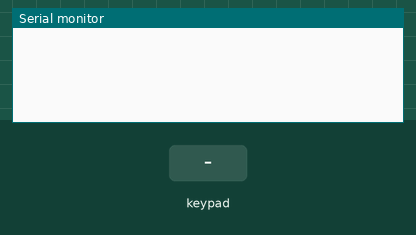
Recording of a sketch running on a simulated Arduino Uno, built with avr-gcc and run on an emulated ATmega328P. Shown: the last lines printed to the serial monitor. Inputs (shaded band) come from the test bench.

Above: at 1.2 s.
1.3 s: key '1' pressed
At 2.1 s:
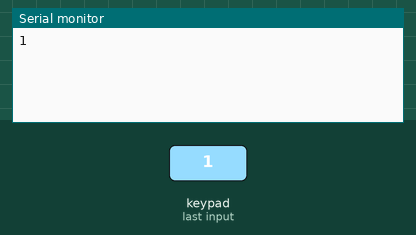
2.8 s: keypad keys 1 1 1 0 9 8 # pressed 0.4 s apart
At 6.4 s:
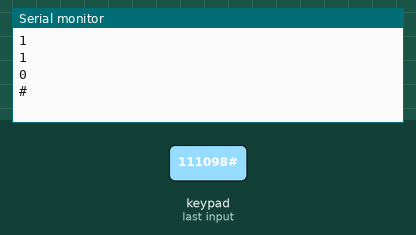
7.1 s: key 'A' pressed
At 7.8 s:
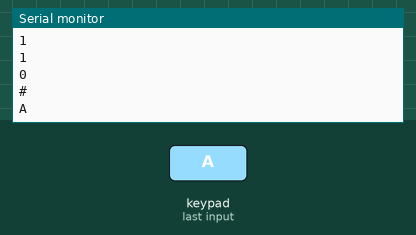
8.6 s: keypad keys 1 1 1 0 9 8 * pressed 0.4 s apart
At 11.8 s:
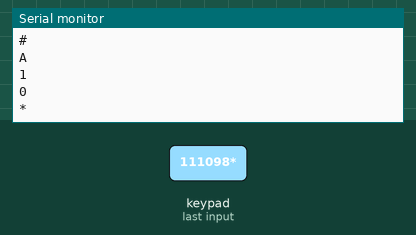
12.9 s: key 'B' pressed
At 14.1 s:
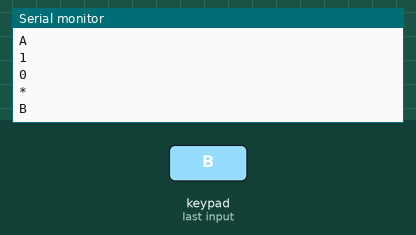
14.4 s: keypad keys 1 1 1 0 9 8 D pressed 0.4 s apart
At 17.4 s:
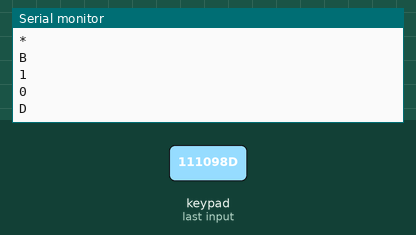

Measured:
- after the input at 1.3 s, the serial monitor: prints a new line at once (image 1)
- after the input at 2.8 s, the serial monitor: prints a new line after 1.2 s (image 2)
- after the input at 7.1 s, the serial monitor: prints a new line at once (image 3)
- after the input at 8.6 s, the serial monitor: prints a new line at once (image 4)
- after the input at 12.9 s, the serial monitor: prints a new line at once (image 5)
- after the input at 14.4 s, the serial monitor: prints a new line at once (image 6)

The sketch:

4-keyboard-v2.ino
```cpp
// (C) __Mariia Zabolotnia, Joel Celén, Ionel Pop, group: 8__ (2024)
// Work package 3
// Exercise 4
// Submission code: 908233 (provided by your TA-s)

// Include section
#include <Keypad.h> // Keypad library

#define WAIT 1000

/**
 * Initialize a 2D array that maps each combination of
 * row and column to a specific character in tke keypad
 */
char mapping[4][4] = {
    {'1', '2', '3', 'A'},
    {'4', '5', '6', 'B'},
    {'7', '8', '9', 'C'},
    {'*', '0', '#', 'D'}};

const byte ROWS = 4; // Number of rows for the keypad
const byte COLS = 4; // Number of columns for the keypad

byte rowPins[ROWS] = {11, 10, 9, 8}; // Array that stores the pins for the rows
byte colPins[COLS] = {7, 6, 5, 4};   // Array that stores the pins for the columns

/**
 * Variable to keep track of time for a none blocking
 * delay
 */
unsigned long startTime;

/**
 * Variable that allows the program to tell wether it's
 * allowed to press a key or not
 */
uint8_t canPress;

// Create keypad variable based on our attributes using the keypad library
Keypad customKeypad = Keypad(makeKeymap(mapping), rowPins, colPins, ROWS, COLS);

// Setup that initializes the Arduino
void setup()
{
    // Initialize serial communication to 9600 baud rate
    Serial.begin(9600);

    // Initialize startTime to the currentTime in milliseconds
    startTime = millis();

    // Initialize canPress to 1
    // This means that from the beginning any key can be press.
    canPress = 1;
}

// Loop that repeats constantly
void loop()
{
    /**
     * If the currentTime - startTime is bigger than our waiting time.
     *
     * This means that once the defined waiting time has passed
     */
    if (millis() - startTime >= WAIT)
    {
        // Reset startTime to the currentTime
        startTime = millis();
        // Reset canPress to 1. This allows the user to press any key again
        canPress = 1;
    }

    // Get the current key pressed, or none if not key is being pressed
    char cKey = customKeypad.getKey();

    // If there is a key being pressed and it's been more than 1 second since the last press
    if (cKey && canPress == 1)
    {
        // Set canPress to 0 so the user can't press any key until it's reset
        canPress = 0;
        startTime = millis();
        // Print the key
        Serial.println(cKey);
    }
}
```
